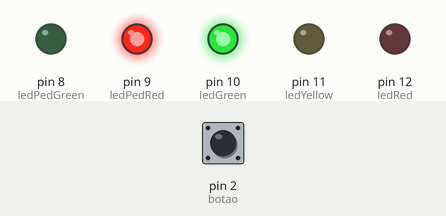
This sketch was run on a simulated Arduino Uno, built with avr-gcc and run on an emulated ATmega328P. Shown: output pins drawn as LEDs (lit = HIGH). Inputs (shaded band) come from the test bench; at power-on: pin 2 (botao) LOW.

Above: at 1.2 s.
1.3 s: pin 2 (botao) pulled HIGH for 0.15 s
At 4.6 s:
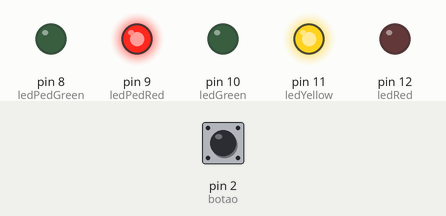
At 7.3 s:
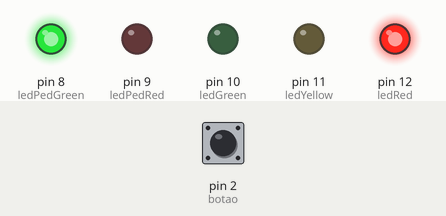
Timing chart, 0 to 19.3 s (numbered marks = the images above; inputs shaded):
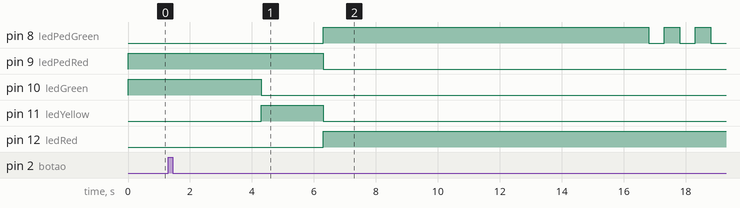

The sketch:

Cod_Semafaro_de_pedestres.ino
```cpp
int ledRed = 12;
int ledYellow = 11;
int ledGreen = 10;
int ledPedRed = 9;
int ledPedGreen = 8;
int botao = 2;
boolean estadobotao;


void setup()
{
  pinMode(ledRed, OUTPUT);
  pinMode(ledGreen, OUTPUT);
  pinMode(ledYellow, OUTPUT);
  pinMode(ledPedRed, OUTPUT);
  pinMode(ledPedGreen, OUTPUT);
  pinMode(botao, INPUT);
}

void loop()
{
  estadobotao = digitalRead(botao);
  digitalWrite(ledGreen, HIGH);
  digitalWrite(ledPedRed, HIGH);


  if(estadobotao){
    delay(3000);
    digitalWrite(ledGreen, LOW);
    digitalWrite(ledYellow, HIGH);
    delay(2000);

    digitalWrite(ledYellow, LOW);
    digitalWrite(ledPedRed, LOW);
    digitalWrite(ledRed, HIGH);
    digitalWrite(ledPedGreen, HIGH);
    delay(10000);


    for(int i=0;i<10;i++){
      digitalWrite(ledPedGreen, HIGH);
      delay(500);
      digitalWrite(ledPedGreen, LOW);
      delay(500);
    }
    digitalWrite(ledRed, LOW);
  }
}
```

Measured:
- after the input at 1.3 s, pin 8 (ledPedGreen): LOW → HIGH after 5.0 s, then repeats every 1.0 s: LOW 0.50 s, HIGH 0.50 s; pin 9 (ledPedRed): HIGH → LOW after 5.0 s; pin 10 (ledGreen): HIGH → LOW after 3.0 s; pin 11 (ledYellow): LOW → HIGH after 3.0 s, → LOW 2.0 s later; pin 12 (ledRed): LOW → HIGH after 5.0 s
